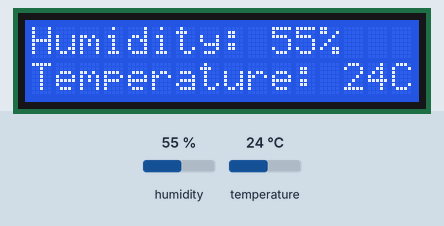
Bench run of a sketch on a simulated Arduino Uno, built with avr-gcc and run on an emulated ATmega328P. Parts: 16×2 character LCD. The test bench sets the inputs (shaded band); at power-on: humidity 55 %, temperature 24 °C. What the sketch prints to the serial monitor is not drawn.

Above: at 2.7 s.
2.8 s: humidity set to 22 %
At 5.4 s:
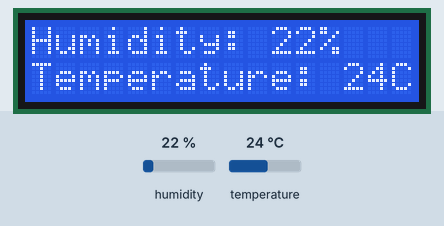
5.8 s: temperature set to 12 °C
At 6.6 s:
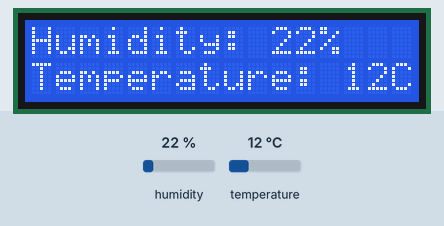
8.8 s: humidity set to 40 %
At 11.2 s:
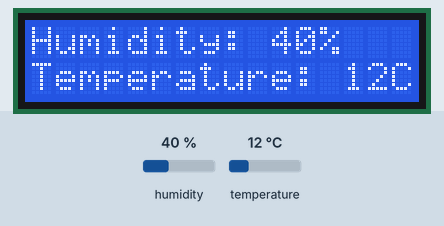
11.8 s: temperature set to 19 °C
At 13.5 s:
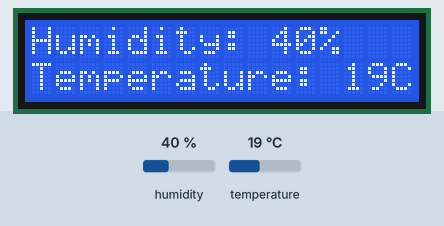
Timing chart, 0 to 15.0 s (numbered marks = the images above; inputs shaded):
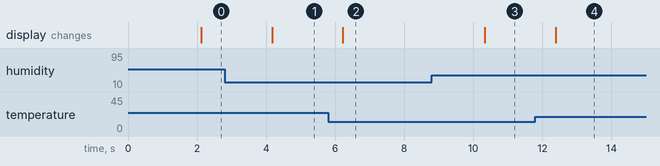

The sketch:

LCD_temp_humid.ino
```cpp
#include "DHT.h"
#include <LiquidCrystal_I2C.h>
LiquidCrystal_I2C lcd(0x3F, 16, 2);
#include <Wire.h>
#define DHTPIN 2
#define DHTTYPE DHT11
DHT dht(DHTPIN, DHTTYPE);
void setup() {
  lcd.init();
  lcd.backlight();
  Serial.begin(9600);
}
void loop() {
  delay(2000);
  int h = dht.readHumidity();
  int t = dht.readTemperature();
  Serial.println(h);
  Serial.println(t);
  lcd.setCursor(0,0);
  lcd.print("Humidity: ");
  lcd.print(h);
  lcd.print("%");
  lcd.setCursor(0,1);
  lcd.print("Temperature: ");
  lcd.print(t);
  lcd.println("C");
}
```

Measured:
- after the input at 2.8 s, the display: changes after 1.4 s (image 1)
- after the input at 5.8 s, the display: changes after 0.43 s (image 2)
- after the input at 8.8 s, the display: changes after 1.5 s (image 3)
- after the input at 11.8 s, the display: changes after 0.59 s (image 4)
